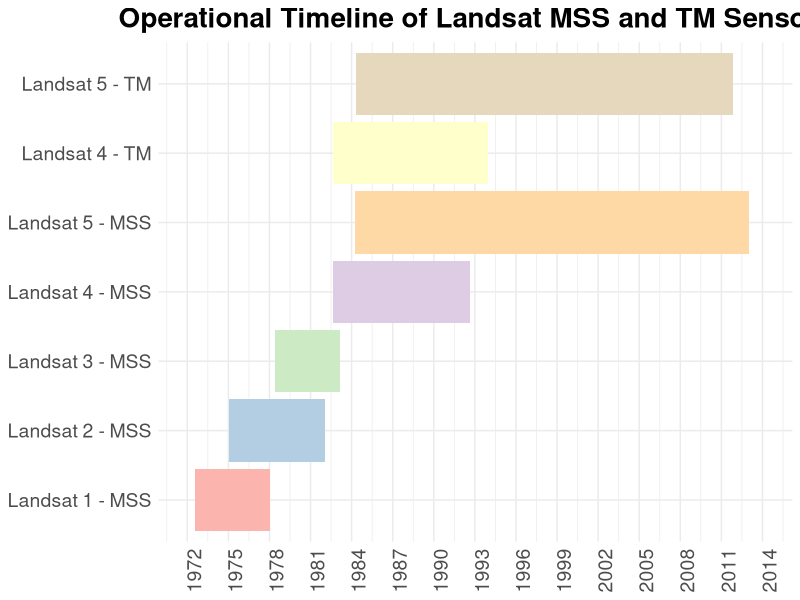
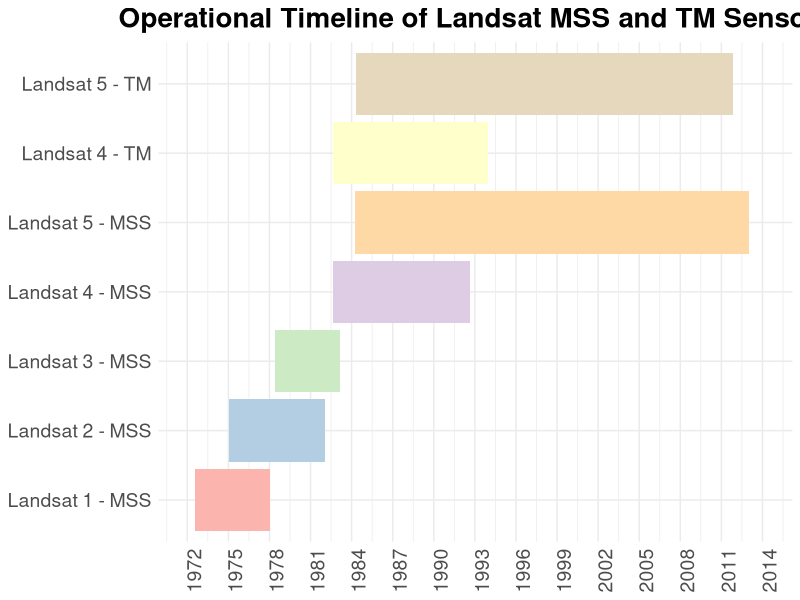

Write R code to recreate these figures, in order.
# Load necessary libraries for data manipulation and visualization
library(ggplot2)
library(RColorBrewer)
library(forcats) # For ordered factors

# Create a dataframe with the Landsat sensor information, including start and end dates
sensors_data <- data.frame(
  Sensor = c("Landsat 1 - MSS", "Landsat 2 - MSS", "Landsat 3 - MSS", 
             "Landsat 4 - MSS", "Landsat 5 - MSS", "Landsat 4 - TM", "Landsat 5 - TM"),
  Start = as.Date(c("1972-07-26", "1975-01-31", "1978-06-03", 
                    "1982-08-14", "1984-04-07", "1982-08-22", "1984-04-19")),
  End = as.Date(c("1978-01-06", "1982-02-03", "1983-02-23", 
                  "1992-08-28", "2013-01-01", "1993-12-14", "2011-11-08"))
)

# Convert the 'Sensor' column to an ordered factor based on its unique values
sensors_data$Sensor <- factor(sensors_data$Sensor, levels = unique(sensors_data$Sensor))

# Construct the ggplot object with aesthetics defined for the x and y axes and fill
grafico <- ggplot(sensors_data, aes(xmin = Start, xmax = End, y = fct_inorder(Sensor), fill = Sensor)) +
  geom_rect(aes(ymin = as.numeric(fct_inorder(Sensor)) - 0.45,  # Draw rectangles without borders
                ymax = as.numeric(fct_inorder(Sensor)) + 0.45), color = NA) +
  scale_x_date(limits = c(as.Date("1972-01-01"), as.Date("2014-01-30")), # Set x-axis limits to show from 1972 to just before 2014
               name = NULL, date_breaks = "3 years", date_labels = "%Y") + # Remove axis titles
  scale_y_discrete(name = NULL) + # and customize date breaks and labels
  scale_fill_brewer(palette = "Pastel1") + # Use a pastel color palette
  labs(title = "Operational Timeline of Landsat MSS and TM Sensors") + # Add a bold and larger title
  theme_minimal() + # Use a minimal theme
  theme(axis.text.x = element_text(angle = 90, hjust = 1, size = 14), 
        axis.text.y = element_text(size = 14), # Increase size of axis labels
        plot.title = element_text(hjust = 0.5, size = 20, face = "bold"),
        legend.position = "none", # Remove the legend
        axis.title.x = element_blank(),
        axis.title.y = element_blank())

# Display the plot
print(grafico)

# Save the plot to a file
ggsave("export/Plots/time.png", 
       plot = grafico, 
       width = 20, 
       height = 7, 
       units = "in")
